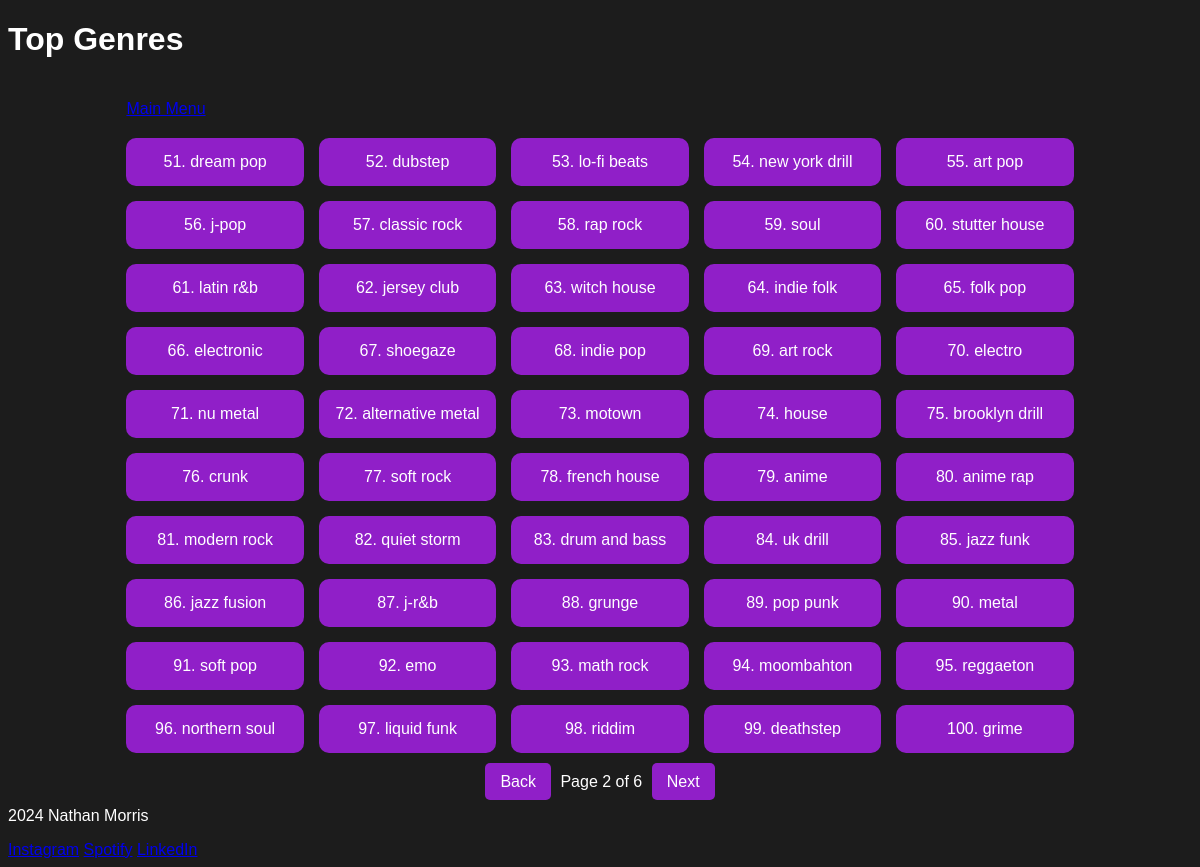
Screenshot of /view_top_genres/?page=2 (signed in) with the database file from the repository.
### spotifyapp/models.py (models this page shows, shortened)
class Song(models.Model):
    track_id = models.CharField(max_length=255, unique=True)
    track_name = models.CharField(max_length=255)
    artist_names = models.TextField()
    album_art = models.URLField(blank=True, null=True)
    genres = models.TextField(blank=True)
    popularity = models.IntegerField(blank=True, null=True)
    users = models.ManyToManyField(User, related_name="songs")

### spotifyapp/views.py (the view)
# urls.py: path('view_top_genres/', views.view_top_genres, name='view_top_genres'),
def view_top_genres(request):
    user = request.user
    user_songs = Song.objects.filter(users=user)  # Get saved songs
    genres = {}
    for song in user_songs:
        for genre in song.genres.split(', '):  # Handle multiple genres
            if genre.strip():
                genres[genre] = genres.get(genre, 0) + 1
    sorted_genres = sorted(genres.items(), key=lambda item: item[1], reverse=True)
    genre_list = [(i + 1, genre, count) for i, (genre, count) in enumerate(sorted_genres)]
    paginator = Paginator(genre_list, 50)
    page_number = request.GET.get('page')
    page_obj = paginator.get_page(page_number)
    return render(request, 'spotifyapp/view_top_genres.html', {'genres': page_obj})

### spotifyapp/templates/spotifyapp/view_top_genres.html (shortened to what this page needs)
{% load static %}
<!DOCTYPE html>
<html>
<head>
    <link rel="stylesheet" type="text/css" href="{% static 'admin/css/styles.css' %}">
</head>
<body>
    <div class="wrapper">
        <header>
            <h1 class="test-element">Top Genres</h1>
        </header>
        <div class="container">
            <nav>
                <div class="sub-menu">
                    <a href="{% url 'index' %}">Main Menu</a>
                </div>
            </nav>
            <div class="artist-grid">
                {% for genre in genres %}
                <div class="artist-item" data-genre="{{ genre.1 }}">
                    <div class="artist-info">
                        {{ genre.0 }}. {{ genre.1 }}
                    </div>
                </div>
                {% endfor %}
            </div>
            <div class="pagination">
                {% if genres.has_previous %}
                    <a href="?page={{ genres.previous_page_number }}" class="pagination-button">Back</a>
                {% endif %}
                <span>Page {{ genres.number }} of {{ genres.paginator.num_pages }}</span>
                {% if genres.has_next %}
                    <a href="?page={{ genres.next_page_number }}" class="pagination-button">Next</a>
                {% endif %}
            </div>
        </div>
        <footer>
            <div class="handles">
                <p>2024 Nathan Morris</p>
                <a href="https://www.instagram.com/natem.og" target="_blank">Instagram</a>
                <a href="https://open.spotify.com/user/nlevim" target="_blank">Spotify</a>
                <a href="https://www.linkedin.com/in/nate-morris-data" target="_blank">LinkedIn</a>
            </div>
        </footer>
    </div>
</body>
</html>

### staticfiles/styles.css (style rules this page uses)
body { background-color: #1c1c1c; color: #ffffff; font-family: Arial, sans-serif; }
.container { width: 80%; margin: 0 auto; padding-top: 20px; }
h1, h2, h3, h4, h5, h6 { color: #ffffff; }

### spotifyapp/templates/spotifyapp/view_top_genres.html (style rules this page uses)
.artist-grid { display: grid; grid-template-columns: repeat(auto-fill, minmax(150px, 1fr)); gap: 15px; margin-top: 20px; }
.artist-item { background-color: #901FC8; padding: 15px; text-align: center; border-radius: 10px; cursor: pointer; transition: transform 0.2s ease-in-out; }
.pagination { margin-top: 20px; text-align: center; }
.pagination-button { padding: 10px 15px; margin: 5px; border: none; background: #901FC8; color: white; cursor: pointer; text-decoration: none; border-radius: 5px; }

### rows the page displays
Song: genres "new york drill"
Song: genres "latin r&b"
Song: genres "jersey club"
Song: popularity "67", genres "shoegaze"
Song: genres "soft pop"

### other values shown
{{ genre.0 }} "51" "52" "53" "54" "55" "56" "57" "58" "59" "60" "61" "62" "63" "64" "65" "66" "68" "69" "70" "71" "72" "73" "74" "75" "76" "77" "78" "79" "80" "81" "82" "83" "84" "85" "86" "87" "88" "89" "90" "91" "92" "93" "94" "95" "96" "97" "98" "99" "100"
{{ genre.1 }} "dream pop" "dubstep" "lo-fi beats" "art pop" "j-pop" "classic rock" "rap rock" "soul" "stutter house" "witch house" "indie folk" "folk pop" "electronic" "indie pop" "art rock" "electro" "nu metal" "alternative metal" "motown" "house" "brooklyn drill" "crunk" "soft rock" "french house" "anime" "anime rap" "modern rock" "quiet storm" "drum and bass" "uk drill" "jazz funk" "jazz fusion" "j-r&b" "grunge" "pop punk" "metal" "emo" "math rock" "moombahton" "reggaeton" "northern soul" "liquid funk" "riddim" "deathstep" "grime"
{{ genres.number }} "2"
{{ genres.paginator.num_pages }} "6"
